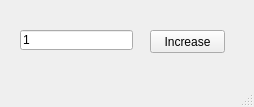
<?xml version="1.0" encoding="UTF-8"?>
<ui version="4.0">
 <class>MainWindow</class>
 <widget class="QMainWindow" name="MainWindow">
  <property name="geometry">
   <rect>
    <x>0</x>
    <y>0</y>
    <width>254</width>
    <height>107</height>
   </rect>
  </property>
  <property name="windowTitle">
   <string>MainWindow</string>
  </property>
  <widget class="QWidget" name="centralwidget">
   <widget class="QPushButton" name="pb">
    <property name="geometry">
     <rect>
      <x>150</x>
      <y>30</y>
      <width>75</width>
      <height>23</height>
     </rect>
    </property>
    <property name="text">
     <string>Increase</string>
    </property>
   </widget>
   <widget class="QLineEdit" name="le">
    <property name="geometry">
     <rect>
      <x>20</x>
      <y>30</y>
      <width>113</width>
      <height>20</height>
     </rect>
    </property>
    <property name="text">
     <string>1</string>
    </property>
   </widget>
  </widget>
  <widget class="QMenuBar" name="menubar">
   <property name="geometry">
    <rect>
     <x>0</x>
     <y>0</y>
     <width>254</width>
     <height>21</height>
    </rect>
   </property>
  </widget>
  <widget class="QStatusBar" name="statusbar"/>
 </widget>
 <resources/>
 <connections/>
</ui>
